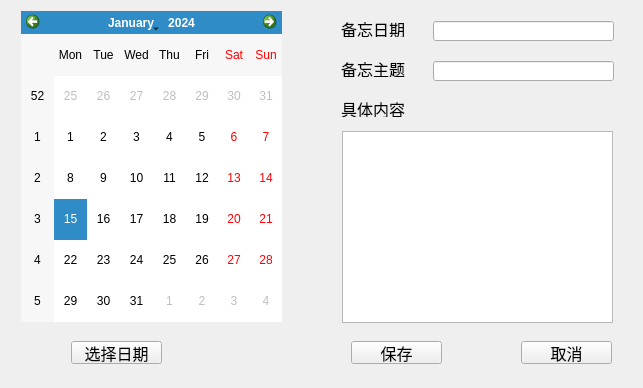
<?xml version="1.0" encoding="UTF-8"?>
<ui version="4.0">
 <class>widget</class>
 <widget class="QWidget" name="widget">
  <property name="geometry">
   <rect>
    <x>0</x>
    <y>0</y>
    <width>643</width>
    <height>388</height>
   </rect>
  </property>
  <property name="maximumSize">
   <size>
    <width>643</width>
    <height>388</height>
   </size>
  </property>
  <property name="windowTitle">
   <string>备忘录</string>
  </property>
  <widget class="QCalendarWidget" name="calendarWidget">
   <property name="geometry">
    <rect>
     <x>21</x>
     <y>11</y>
     <width>261</width>
     <height>311</height>
    </rect>
   </property>
  </widget>
  <widget class="QPushButton" name="saveButton">
   <property name="geometry">
    <rect>
     <x>351</x>
     <y>341</y>
     <width>91</width>
     <height>23</height>
    </rect>
   </property>
   <property name="font">
    <font>
     <family>新宋体</family>
     <pointsize>12</pointsize>
    </font>
   </property>
   <property name="text">
    <string>保存</string>
   </property>
  </widget>
  <widget class="QLineEdit" name="themeEdit">
   <property name="geometry">
    <rect>
     <x>433</x>
     <y>61</y>
     <width>181</width>
     <height>20</height>
    </rect>
   </property>
   <property name="mouseTracking">
    <bool>true</bool>
   </property>
  </widget>
  <widget class="QPushButton" name="calendarButton">
   <property name="geometry">
    <rect>
     <x>71</x>
     <y>341</y>
     <width>91</width>
     <height>23</height>
    </rect>
   </property>
   <property name="font">
    <font>
     <family>新宋体</family>
     <pointsize>12</pointsize>
    </font>
   </property>
   <property name="text">
    <string>选择日期</string>
   </property>
  </widget>
  <widget class="QLabel" name="label">
   <property name="geometry">
    <rect>
     <x>341</x>
     <y>21</y>
     <width>71</width>
     <height>16</height>
    </rect>
   </property>
   <property name="font">
    <font>
     <family>新宋体</family>
     <pointsize>12</pointsize>
    </font>
   </property>
   <property name="text">
    <string>备忘日期</string>
   </property>
  </widget>
  <widget class="QLabel" name="label_2">
   <property name="geometry">
    <rect>
     <x>341</x>
     <y>61</y>
     <width>71</width>
     <height>16</height>
    </rect>
   </property>
   <property name="font">
    <font>
     <family>新宋体</family>
     <pointsize>12</pointsize>
    </font>
   </property>
   <property name="text">
    <string>备忘主题</string>
   </property>
  </widget>
  <widget class="QPushButton" name="cancelButton">
   <property name="geometry">
    <rect>
     <x>521</x>
     <y>341</y>
     <width>91</width>
     <height>23</height>
    </rect>
   </property>
   <property name="font">
    <font>
     <family>新宋体</family>
     <pointsize>12</pointsize>
    </font>
   </property>
   <property name="text">
    <string>取消</string>
   </property>
  </widget>
  <widget class="QLineEdit" name="dateEdit">
   <property name="geometry">
    <rect>
     <x>433</x>
     <y>21</y>
     <width>181</width>
     <height>20</height>
    </rect>
   </property>
  </widget>
  <widget class="QLabel" name="label_3">
   <property name="geometry">
    <rect>
     <x>341</x>
     <y>101</y>
     <width>71</width>
     <height>16</height>
    </rect>
   </property>
   <property name="font">
    <font>
     <family>新宋体</family>
     <pointsize>12</pointsize>
    </font>
   </property>
   <property name="text">
    <string>具体内容</string>
   </property>
  </widget>
  <widget class="QTextEdit" name="textEdit">
   <property name="geometry">
    <rect>
     <x>342</x>
     <y>131</y>
     <width>271</width>
     <height>192</height>
    </rect>
   </property>
  </widget>
 </widget>
 <resources/>
 <connections/>
</ui>
